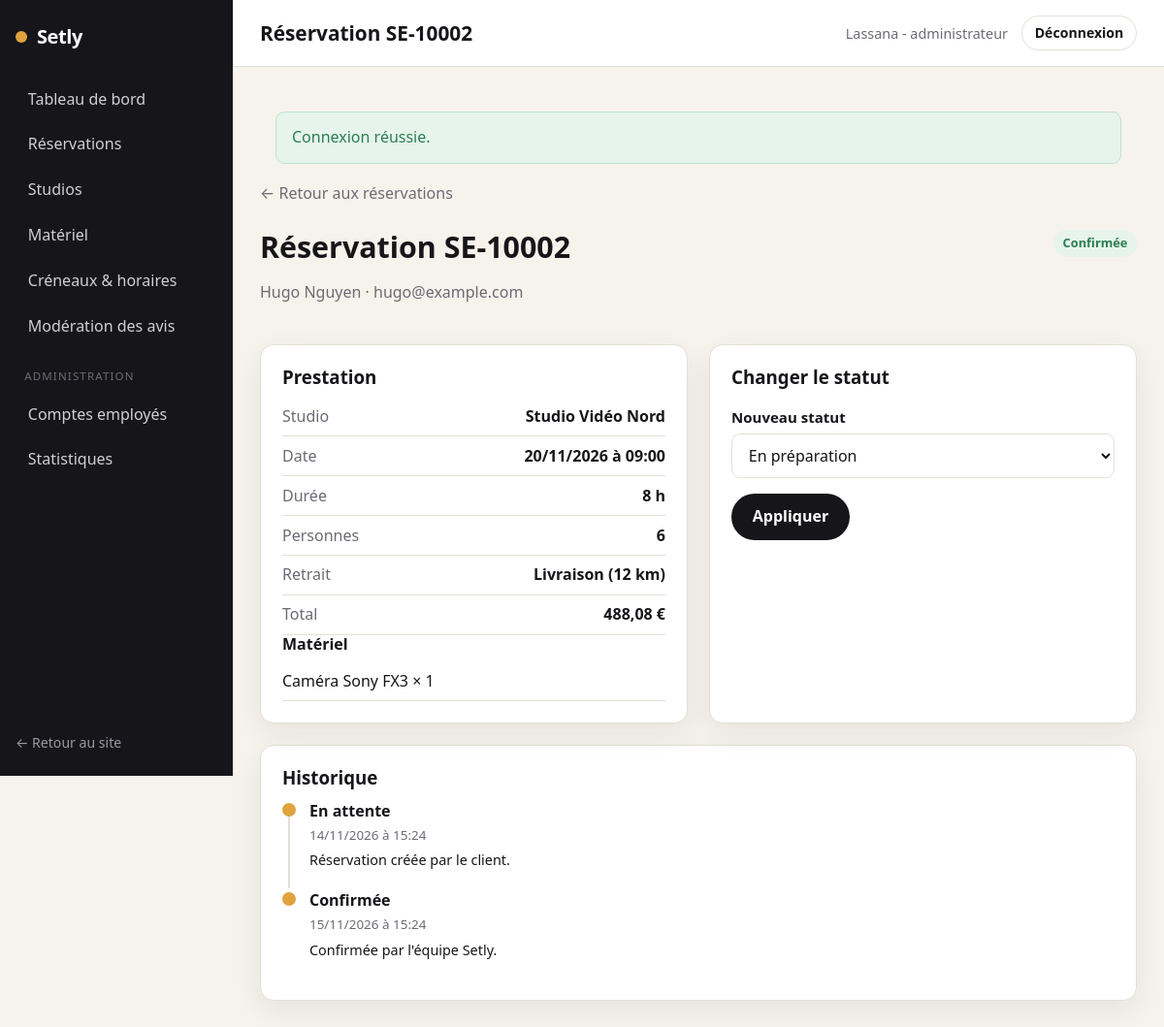
/back-office/reservation/2 (signed in), run on the app's committed database.
### tables this page shows
CREATE TABLE reservation (
    id_reservation      INT AUTO_INCREMENT PRIMARY KEY,
    id_utilisateur      INT NOT NULL,
    id_studio           INT NOT NULL,
    reference           VARCHAR(20) NOT NULL UNIQUE,
    date_tournage       DATE NOT NULL,
    heure_debut         TIME NOT NULL,
    duree_heures        INT NOT NULL,
    nb_personnes        INT NOT NULL,
    mode_retrait        VARCHAR(20) NOT NULL DEFAULT 'sur_place',
    livraison_km        INT NOT NULL DEFAULT 0,
    prix_studio_cents   INT NOT NULL,
    reduction_cents     INT NOT NULL DEFAULT 0,
    prix_materiel_cents INT NOT NULL DEFAULT 0,
    livraison_cents     INT NOT NULL DEFAULT 0,
    total_cents         INT NOT NULL,
    statut              VARCHAR(30) NOT NULL DEFAULT 'en_attente',
    date_creation       DATETIME NOT NULL DEFAULT CURRENT_TIMESTAMP,
    CONSTRAINT fk_resa_utilisateur FOREIGN KEY (id_utilisateur) REFERENCES utilisateur(id_utilisateur),
    CONSTRAINT fk_resa_studio      FOREIGN KEY (id_studio)      REFERENCES studio(id_studio),
    CONSTRAINT chk_statut CHECK (statut IN
        ('en_attente','confirmee','en_preparation','en_cours','terminee','annulee','attente_retour_materiel'))
);

CREATE TABLE utilisateur (
    id_utilisateur     INT AUTO_INCREMENT PRIMARY KEY,
    id_role            INT NOT NULL,
    nom                VARCHAR(80)  NOT NULL,
    prenom             VARCHAR(80)  NOT NULL,
    email              VARCHAR(180) NOT NULL UNIQUE,
    mot_de_passe_hash  VARCHAR(255) NOT NULL,
    telephone          VARCHAR(20),
    email_verifie      TINYINT(1) NOT NULL DEFAULT 0,
    actif              TINYINT(1) NOT NULL DEFAULT 1,
    date_creation      DATETIME NOT NULL DEFAULT CURRENT_TIMESTAMP,
    CONSTRAINT fk_utilisateur_role FOREIGN KEY (id_role) REFERENCES role(id_role)
);

CREATE TABLE studio (
    id_studio           INT AUTO_INCREMENT PRIMARY KEY,
    id_type             INT NOT NULL,
    nom                 VARCHAR(120) NOT NULL,
    description         TEXT,
    capacite            INT NOT NULL,
    surface_m2          INT,
    tarif_horaire_cents INT NOT NULL,
    duree_min_heures    INT NOT NULL DEFAULT 2,
    conditions          TEXT,
    actif               TINYINT(1) NOT NULL DEFAULT 1,
    CONSTRAINT fk_studio_type FOREIGN KEY (id_type) REFERENCES type_studio(id_type)
);

CREATE TABLE reservation_materiel (
    id_reservation      INT NOT NULL,
    id_materiel         INT NOT NULL,
    quantite            INT NOT NULL DEFAULT 1,
    prix_unitaire_cents INT NOT NULL,
    PRIMARY KEY (id_reservation, id_materiel),
    CONSTRAINT fk_rm_reservation FOREIGN KEY (id_reservation) REFERENCES reservation(id_reservation) ON DELETE CASCADE,
    CONSTRAINT fk_rm_materiel    FOREIGN KEY (id_materiel)    REFERENCES materiel(id_materiel)
);

CREATE TABLE materiel (
    id_materiel         INT AUTO_INCREMENT PRIMARY KEY,
    nom                 VARCHAR(120) NOT NULL,
    description         TEXT,
    prix_unitaire_cents INT NOT NULL,
    actif               TINYINT(1) NOT NULL DEFAULT 1
);

CREATE TABLE reservation_suivi (
    id_suivi        INT AUTO_INCREMENT PRIMARY KEY,
    id_reservation  INT NOT NULL,
    statut          VARCHAR(30) NOT NULL,
    date_changement DATETIME NOT NULL DEFAULT CURRENT_TIMESTAMP,
    commentaire     TEXT,
    CONSTRAINT fk_suivi_reservation FOREIGN KEY (id_reservation) REFERENCES reservation(id_reservation) ON DELETE CASCADE
);

### src/Controller/Controller.php (called while the page is built, shortened)
<?php
abstract class Controller
{
    protected function view(string $template, array $data = [], string $layout = 'layouts/main'): void
    {
        View::render($template, $data, $layout);
    }
}

### src/Controller/EmployeController.php (called while the page is built, shortened)
<?php
final class EmployeController extends Controller
{
    public function reservationDetail(Request $request, string $id): void
    {
        $resa = Reservation::find((int) $id);
        $from = $resa['statut'];
        $transitions = array_filter(
            array_keys(ReservationService::LABELS),
            static fn ($to) => ReservationService::canTransition($from, $to)
        );
        $this->view('backoffice/reservation_detail', [
            'title'       => 'Réservation ' . $resa['reference'],
            'resa'        => $resa,
            'materiels'   => Reservation::materiels((int) $id),
            'suivi'       => ReservationSuivi::forReservation((int) $id),
            'statuts'     => ReservationService::LABELS,
            'transitions' => $transitions,
        ], 'layouts/backoffice');
    }
}

### public/index.php (called while the page is built, shortened)
<?php
require __DIR__ . '/../src/bootstrap.php';
$routes = require __DIR__ . '/../config/routes.php';
$router = new Router($routes);
$router->dispatch(
    $_SERVER['REQUEST_METHOD'],
    parse_url($_SERVER['REQUEST_URI'], PHP_URL_PATH) ?: '/'
);

### src/bootstrap.php (called while the page is built, shortened)
<?php
spl_autoload_register(static function (string $class): void {
    $prefix  = 'App\\';
    $baseDir = __DIR__ . '/';
    $relative = substr($class, strlen($prefix));
    $file     = $baseDir . str_replace('\\', '/', $relative) . '.php';
});
App\Core\Config::load(require __DIR__ . '/../config/config.php');
require __DIR__ . '/helpers.php';

### src/Core/Config.php (called while the page is built, shortened)
<?php
final class Config
{
    private static array $items = [];
    public static function load(array $items): void
    {
        self::$items = $items;
    }
    public static function get(string $key, mixed $default = null): mixed
    {
        $segments = explode('.', $key);
        $value    = self::$items;
        foreach ($segments as $segment) {
            if (is_array($value) && array_key_exists($segment, $value)) {
                $value = $value[$segment];
            } else {
                return $default;
            }
        }
        return $value;
    }
}

### src/Core/Database.php (called while the page is built, shortened)
<?php
final class Database
{
    private static ?PDO $pdo = null;
    public static function connection(): PDO
    {
        if (self::$pdo instanceof PDO) {
            return self::$pdo;
        }
        $host = Config::get('db.host');
        $port = Config::get('db.port');
        $name = Config::get('db.name');
        $dsn  = "mysql:host={$host};port={$port};dbname={$name};charset=utf8mb4";
        $options = [
            PDO::ATTR_ERRMODE            => PDO::ERRMODE_EXCEPTION,
            PDO::ATTR_DEFAULT_FETCH_MODE => PDO::FETCH_ASSOC,
            PDO::ATTR_EMULATE_PREPARES   => false,
        ];
        $ca = (string) Config::get('db.ssl_ca');
        try {
            self::$pdo = new PDO($dsn, Config::get('db.user'), Config::get('db.pass'), $options);
        } catch (PDOException $e) {
            http_response_code(500);
            exit('Connexion à la base de données impossible.');
        }
        return self::$pdo;
    }
}

### src/Model/Reservation.php (called while the page is built, shortened)
<?php
final class Reservation
{
    public static function find(int $id): ?array
    {
        $stmt = Database::connection()->prepare(
            "SELECT r.*, s.nom AS studio_nom, t.libelle AS type_libelle,
                    u.nom AS client_nom, u.prenom AS client_prenom, u.email AS client_email
             FROM reservation r
             JOIN studio s ON s.id_studio = r.id_studio
             JOIN type_studio t ON t.id_type = s.id_type
             JOIN utilisateur u ON u.id_utilisateur = r.id_utilisateur
             WHERE r.id_reservation = :id"
        );
        $stmt->execute([':id' => $id]);
        return $stmt->fetch() ?: null;
    }
    public static function materiels(int $idReservation): array
    {
        $stmt = Database::connection()->prepare(
            "SELECT rm.*, m.nom FROM reservation_materiel rm
             JOIN materiel m ON m.id_materiel = rm.id_materiel
             WHERE rm.id_reservation = :id"
        );
        $stmt->execute([':id' => $idReservation]);
        return $stmt->fetchAll();
    }
}

### src/Core/Security.php (called while the page is built, shortened)
<?php
final class Security
{
    public static function e(?string $value): string
    {
        return htmlspecialchars((string) $value, ENT_QUOTES, 'UTF-8');
    }
}

### src/helpers.php (called while the page is built, shortened)
<?php
if (!function_exists('e')) {
    function e(?string $value): string
    {
        return Security::e($value);
    }
}
if (!function_exists('price')) {
    function price(int $cents): string
    {
        return TarifService::format($cents);
    }
}

### src/Service/ReservationService.php (called while the page is built, shortened)
<?php
final class ReservationService
{
    public static function canTransition(string $from, string $to): bool
    {
        return in_array($to, self::TRANSITIONS[$from] ?? [], true);
    }
    public static function statutLabel(string $statut): string
    {
        return self::LABELS[$statut] ?? $statut;
    }
}

### src/Service/TarifService.php (called while the page is built, shortened)
<?php
final class TarifService
{
    public static function format(int $cents): string
    {
        return number_format($cents / 100, 2, ',', ' ') . ' €';
    }
}

### src/Model/ReservationSuivi.php (called while the page is built, shortened)
<?php
final class ReservationSuivi
{
    public static function forReservation(int $idReservation): array
    {
        $stmt = Database::connection()->prepare(
            "SELECT * FROM reservation_suivi WHERE id_reservation = :id ORDER BY date_changement"
        );
        $stmt->execute([':id' => $idReservation]);
        return $stmt->fetchAll();
    }
}

### views/backoffice/reservation_detail.php (the view, shortened to what this page needs)
<a class="link-back" href="/back-office/reservations">← Retour aux réservations</a>
<div class="detail-head">
    <div>
        <h2>Réservation <?= e($resa['reference']) ?></h2>
        <p class="muted"><?= e($resa['client_prenom'] . ' ' . $resa['client_nom']) ?> · <?= e($resa['client_email']) ?></p>
    </div>
    <span class="status status--<?= e($resa['statut']) ?>"><?= e(ReservationService::statutLabel($resa['statut'])) ?></span>
</div>
<div class="detail-grid">
    <div class="card detail-block">
        <h3>Prestation</h3>
        <dl class="data-list">
            <div><dt>Studio</dt><dd><?= e($resa['studio_nom']) ?></dd></div>
            <div><dt>Date</dt><dd><?= e(date('d/m/Y', strtotime($resa['date_tournage']))) ?> à <?= e(substr((string) $resa['heure_debut'], 0, 5)) ?></dd></div>
            <div><dt>Durée</dt><dd><?= (int) $resa['duree_heures'] ?> h</dd></div>
            <div><dt>Personnes</dt><dd><?= (int) $resa['nb_personnes'] ?></dd></div>
            <div><dt>Retrait</dt><dd><?= $resa['mode_retrait'] === 'livraison' ? 'Livraison (' . (int) $resa['livraison_km'] . ' km)' : 'Sur place' ?></dd></div>
            <div><dt>Total</dt><dd><strong><?= price((int) $resa['total_cents']) ?></strong></dd></div>
        </dl>
        <?php if ($materiels): ?>
            <h4>Matériel</h4>
            <ul class="list-mini">
                <?php foreach ($materiels as $m): ?>
                    <li><?= e($m['nom']) ?> × <?= (int) $m['quantite'] ?></li>
                <?php endforeach; ?>
            </ul>
        <?php endif; ?>
    </div>
    <div class="card detail-block">
        <h3>Changer le statut</h3>
        <?php if ($transitions): ?>
            <form action="/back-office/reservation/<?= (int) $resa['id_reservation'] ?>/statut" method="post" class="form" id="form-statut" data-validate novalidate>
                <div class="field">
                    <label for="statut">Nouveau statut</label>
                    <select id="statut" name="statut" data-statut-select>
                        <?php foreach ($transitions as $to): ?>
                            <option value="<?= e($to) ?>"><?= e($statuts[$to]) ?></option>
                        <?php endforeach; ?>
                    </select>
                </div>
                <button type="submit" class="btn btn--primary">Appliquer</button>
            </form>
        <?php else: ?>
            <p class="muted">Aucune transition possible depuis ce statut (<?= e(ReservationService::statutLabel($resa['statut'])) ?>).</p>
        <?php endif; ?>
    </div>
</div>
<div class="card detail-block">
    <h3>Historique</h3>
    <ol class="timeline">
        <?php foreach ($suivi as $etape): ?>
            <li class="timeline__item">
                <span class="timeline__dot" aria-hidden="true"></span>
                <div>
                    <p class="timeline__status"><?= e(ReservationService::statutLabel($etape['statut'])) ?></p>
                    <p class="timeline__date"><?= e(date('d/m/Y à H:i', strtotime($etape['date_changement']))) ?></p>
                    <?php if ($etape['commentaire']): ?><p class="timeline__comment"><?= e($etape['commentaire']) ?></p><?php endif; ?>
                </div>
            </li>
        <?php endforeach; ?>
    </ol>
</div>

### src/Core/Router.php (shortened to what this page needs)
<?php
final class Router
{
    public function dispatch(string $method, string $path): void
    {
        $path = rtrim($path, '/') ?: '/';
        foreach ($this->routes as [$routeMethod, $routePath, $handler, $access]) {
            if ($routeMethod !== $method) {
                continue;
            }
            $pattern = $this->toRegex($routePath);
            if (preg_match($pattern, $path, $matches)) {
                $params = array_filter(
                    $matches,
                    static fn ($k) => !is_int($k),
                    ARRAY_FILTER_USE_KEY
                );
                [$class, $action] = explode('@', $handler);
                $controller = new $fqcn();
                $controller->$action(new Request(), ...array_values($params));
                return;
            }
        }
    }
    private function toRegex(string $path): string
    {
        $regex = preg_replace('#\{([a-zA-Z_]+)\}#', '(?P<$1>[^/]+)', $path);
        return '#^' . $regex . '$#';
    }
}

### data on the page
reservation: reference "SE-10002", id_utilisateur.nom "Hugo Nguyen", id_utilisateur.email "hugo@example.com", statut "Confirmée", id_studio.nom "Studio Vidéo Nord", date_tournage "20/11/2026", heure_debut "09:00", duree_heures "8", nb_personnes "6", livraison_km "12", total_cents "488,08 €"
reservation_materiel: id_materiel.nom "Caméra Sony FX3", quantite "1"
reservation_suivi: statut "En attente", date_changement "14/11/2026 à 15:24", commentaire "Réservation créée par le client."
reservation_suivi: statut "Confirmée", date_changement "15/11/2026 à 15:24", commentaire "Confirmée par l'équipe Setly."

### other printed values
$f['message'] "Connexion réussie."
form field statut "En préparation"
